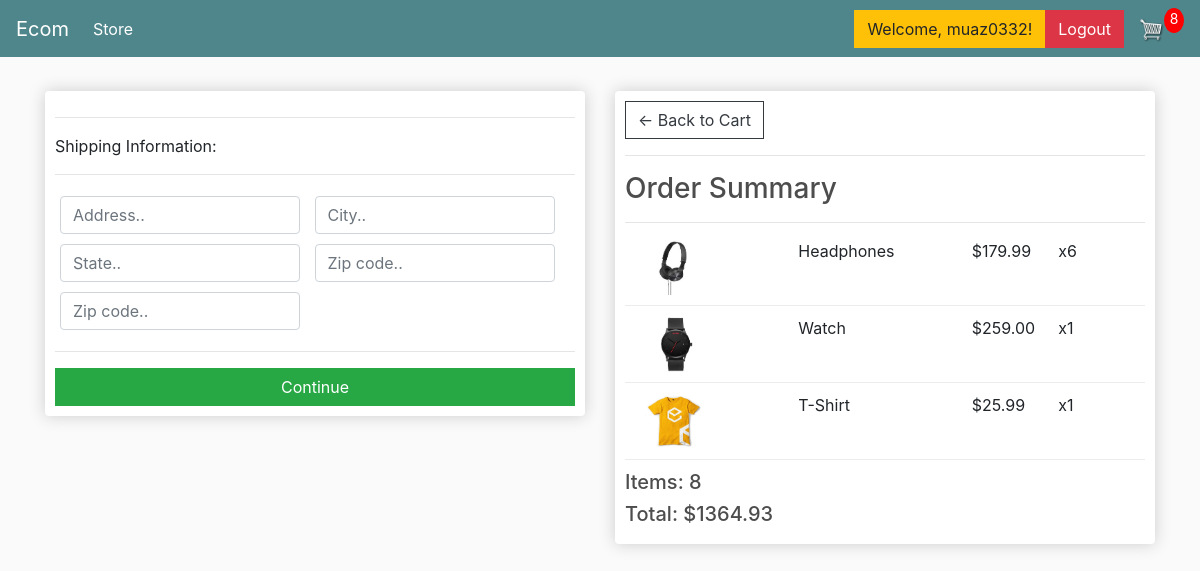
Page /checkout/ (signed in) on the committed database.
### store/models.py (models this page shows, shortened)
class OrderItem(models.Model):
	product = models.ForeignKey(Product, on_delete=models.SET_NULL, null=True)
	order = models.ForeignKey(Order, on_delete=models.SET_NULL, null=True)
	quantity = models.IntegerField(default=0, null=True, blank=True)
	date_added = models.DateTimeField(auto_now_add=True)
	@property
	def get_total(self):
		total = self.product.price * self.quantity
		return total

class Product(models.Model):
    name = models.CharField(max_length=200)
    price = models.FloatField()
    digital = models.BooleanField(default=False, null=True, blank=True)
    image = models.ImageField(null=True, blank=True)
    @property
    def imageURL(self):
        try:
            url = self.image.url
        except:
            url = ''
        return url

class Order(models.Model):
	customer = models.ForeignKey(Customer, on_delete=models.SET_NULL, null=True, blank=True)
	date_ordered = models.DateTimeField(auto_now_add=True)
	complete = models.BooleanField(default=False)
	transaction_id = models.CharField(max_length=100, null=True)
	@property
	def get_cart_total(self):
		orderitems = self.orderitem_set.all()
		total = sum([item.get_total for item in orderitems])
		return total
	@property
	def get_cart_items(self):
		orderitems = self.orderitem_set.all()
		total = sum([item.quantity for item in orderitems])
		return total
	@property
	def shipping(self):
		shipping = False
		orderitems = self.orderitem_set.all()
		for i in orderitems:
			if i.product.digital == False:
				shipping = True
		return shipping

### store/views.py (the view)
# urls.py: path('checkout/', views.checkout, name="checkout"),
def checkout(request):
	if request.user.is_authenticated:
		customer = request.user.customer
		order, created = Order.objects.get_or_create(customer=customer, complete=False)
		items = order.orderitem_set.all()
		cartItems = order.get_cart_items
	else:
		items = []
		order = {'get_cart_total':0, 'get_cart_items':0, 'shipping':False}
		cartItems = order['get_cart_items']
	context = {'items':items, 'order':order, 'cartItems':cartItems}
	return render(request, 'store/checkout.html', context)

### store/templates/store/checkout.html (shortened to what this page needs)
{% extends 'store/base.html' %}
{% load static %}
{% block content %}
     <div class="row">
		<div class="col-lg-6">
			<div class="box-element" id="form-wrapper">
				<form id="form">
					<div id="shipping-info">
						<hr>
						<p>Shipping Information:</p>
						<hr>
						<div class="form-field">
							<input class="form-control" type="text" name="address" placeholder="Address..">
						</div>
						<div class="form-field">
							<input class="form-control" type="text" name="city" placeholder="City..">
						</div>
						<div class="form-field">
							<input class="form-control" type="text" name="state" placeholder="State..">
						</div>
						<div class="form-field">
							<input class="form-control" type="text" name="zipcode" placeholder="Zip code..">
						</div>
						<div class="form-field">
							<input class="form-control" type="text" name="country" placeholder="Zip code..">
						</div>
					</div>
					<hr>
					<input id="form-button" class="btn btn-success btn-block" type="submit" value="Continue">
				</form>
			</div>
			<br>
		</div>
		<div class="col-lg-6">
			<div class="box-element">
				<a  class="btn btn-outline-dark" href="{% url 'cart' %}">&#x2190; Back to Cart</a>
				<hr>
				<h3>Order Summary</h3>
				<hr>
                {% for item in items %}
				<div class="cart-row">
					<div style="flex:2"><img class="row-image" src="{{item.product.imageURL}}"></div>
					<div style="flex:2"><p>{{item.product.name}}</p></div>
					<div style="flex:1"><p>${{item.product.price|floatformat:2}}</p></div>
					<div style="flex:1"><p>x{{item.quantity}}</p></div>
				</div>
				{% endfor %}
				<h5>Items:   {{order.get_cart_items}}</h5>
				<h5>Total:   ${{order.get_cart_total|floatformat:2}}</h5>
			</div>
		</div>
	</div>
{% endblock content %}

### store/templates/store/base.html (shortened to what this page needs)
<!DOCTYPE html>
{% load static %}
<html>
<head>
	<link rel="stylesheet" href="https://stackpath.bootstrapcdn.com/bootstrap/4.4.1/css/bootstrap.min.css">
	<link rel="stylesheet" type="text/css" href="{% static 'css/base.css' %}">
</head>
<body>
	<nav class="navbar navbar-expand-lg navbar-dark bg-dark">
	  <a class="navbar-brand" href="{% url 'store' %}">Ecom</a>
	  <div class="collapse navbar-collapse" id="navbarSupportedContent">
	    <ul class="navbar-nav mr-auto">
	      <li class="nav-item active">
	        <a class="nav-link" href="{% url 'store' %}">Store <span class="sr-only">(current)</span></a>
	      </li>
	    </ul>
	    <div class="form-inline my-2 my-lg-0">
			 {% if user.is_authenticated %}
				<a href="{% url 'store' %}" class="btn btn-warning">Welcome, {{ user.username }}!</a>
				<a href="{% url 'logout' %}" class="btn btn-danger">Logout</a>
			{% else %}
				<a href="{% url 'login' %}" class="btn btn-warning">Login</a>
				<a href="{% url 'register' %}" class="btn btn-secondary">Register</a>
			{% endif %}
	     	<a href="{% url 'cart' %}">
	    		<img  id="cart-icon" src="{% static 'images/cart.png' %}">
	    	</a>
	    	<p id="cart-total">{{cartItems}}</p>
	    </div>
	  </div>
	</nav>
     <div class="container">
            <br>
            {% block content %}
            {% endblock content %}
         </div>
</body>
</html>

### static/css/base.css (style rules this page uses)
body { background-color: hsl(0, 0%, 98%); }
h1,h2,h3,h4,h5,h6 { color:hsl(0, 0%, 30%); }
.box-element { box-shadow:hsl(0, 0%, 80%) 0 0 16px; background-color: #fff; border-radius: 4px; padding: 10px; }
.bg-dark { background-color: #4f868c!important; }
#cart-icon { width:25px; display: inline-block; margin-left: 15px; }
#cart-total { display: block; text-align: center; color:#fff; background-color: red; width: 20px; height: 25px; border-radius: 50%; font-size: 14px; }
.col-lg-4, .col-lg-6, .col-lg-8, .col-lg-12 { margin-top: 10px; }
.btn { border-radius: 0; }
.row-image { width: 100px; }
.form-field { width:250px; display: inline-block; padding: 5px; }
.cart-row { display: flex; align-items: flex-stretch; padding-bottom: 10px; margin-bottom: 10px; border-bottom: 1px solid #ececec; }

### rows in the picture
OrderItem: product.imageURL (picture), product.name "Headphones", product.price "179.99", quantity "6"
OrderItem: product.imageURL (picture), product.name "Watch", product.price "259.00", quantity "1"
OrderItem: product.imageURL (picture), product.name "T-Shirt", product.price "25.99", quantity "1"
Order: get_cart_items "8", get_cart_total "1364.93"

### other values in the picture
{{ user.username }} "muaz0332"
{{ cartItems }} "8"
